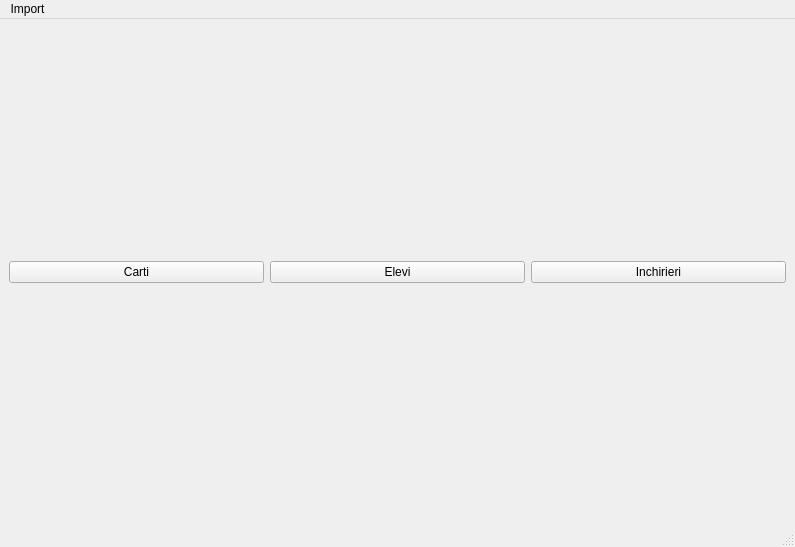
<?xml version="1.0" encoding="UTF-8"?>
<ui version="4.0">
 <class>MainWindow</class>
 <widget class="QMainWindow" name="MainWindow">
  <property name="geometry">
   <rect>
    <x>0</x>
    <y>0</y>
    <width>795</width>
    <height>547</height>
   </rect>
  </property>
  <property name="windowTitle">
   <string>OLDI</string>
  </property>
  <widget class="QWidget" name="centralwidget">
   <layout class="QVBoxLayout" name="layout">
    <item>
     <layout class="QHBoxLayout" name="button_layout">
      <item>
       <widget class="QPushButton" name="books_btn">
        <property name="text">
         <string>Carti</string>
        </property>
       </widget>
      </item>
      <item>
       <widget class="QPushButton" name="students_btn">
        <property name="text">
         <string>Elevi</string>
        </property>
       </widget>
      </item>
      <item>
       <widget class="QPushButton" name="borrows_btn">
        <property name="text">
         <string>Inchirieri</string>
        </property>
       </widget>
      </item>
     </layout>
    </item>
   </layout>
  </widget>
  <widget class="QMenuBar" name="menubar">
   <property name="geometry">
    <rect>
     <x>0</x>
     <y>0</y>
     <width>795</width>
     <height>20</height>
    </rect>
   </property>
   <widget class="QMenu" name="menuImport">
    <property name="title">
     <string>Import</string>
    </property>
    <addaction name="action_import_books"/>
    <addaction name="action_import_students"/>
   </widget>
   <addaction name="menuImport"/>
  </widget>
  <widget class="QStatusBar" name="statusbar"/>
  <action name="actionImport">
   <property name="text">
    <string>Import</string>
   </property>
  </action>
  <action name="actionImport_Excel">
   <property name="text">
    <string>Import Excel</string>
   </property>
  </action>
  <action name="actionConnect">
   <property name="text">
    <string>Connect...</string>
   </property>
  </action>
  <action name="actionDisconnect">
   <property name="text">
    <string>Disconnect</string>
   </property>
  </action>
  <action name="add_student">
   <property name="text">
    <string>Adauga elev...</string>
   </property>
  </action>
  <action name="add_borrow">
   <property name="text">
    <string>Adauga inchiriere...</string>
   </property>
  </action>
  <action name="action_import_books">
   <property name="icon">
    <iconset>
     <normaloff>../../../../../../../../Downloads/Book.png</normaloff>../../../../../../../../Downloads/Book.png</iconset>
   </property>
   <property name="text">
    <string>Import carti...</string>
   </property>
   <property name="toolTip">
    <string>Import carti</string>
   </property>
   <property name="statusTip">
    <string>De aici poti importa un excel cu carti in baza de date</string>
   </property>
  </action>
  <action name="action_import_students">
   <property name="icon">
    <iconset>
     <normaloff>../../../../../../../../Downloads/student.png</normaloff>../../../../../../../../Downloads/student.png</iconset>
   </property>
   <property name="text">
    <string>Import elevi...</string>
   </property>
   <property name="toolTip">
    <string>Import elevi</string>
   </property>
   <property name="statusTip">
    <string>De aici poti importa un excel cu elevi in baza de date</string>
   </property>
  </action>
 </widget>
 <resources/>
 <connections/>
</ui>
